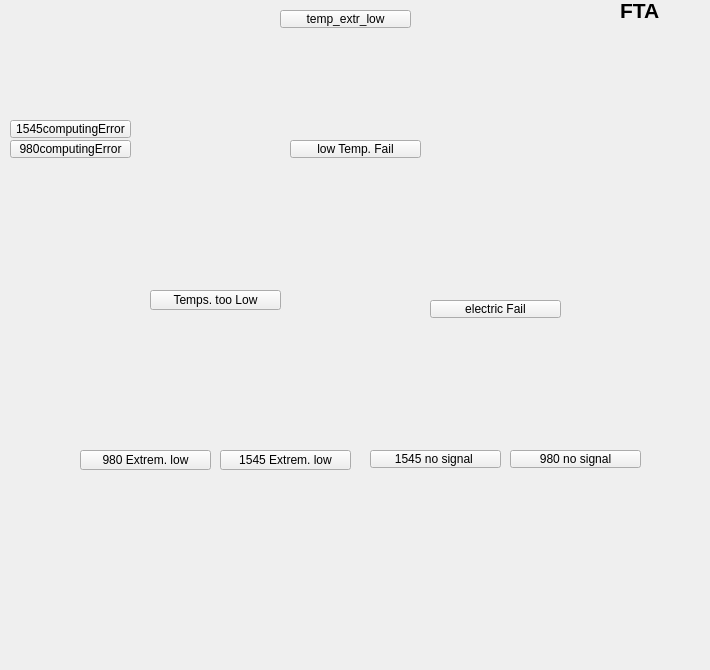
    <widget class="QWidget" name="tab_2">
     <attribute name="title">
      <string>FTA_No_1_Temp</string>
     </attribute>
     <widget class="QLabel" name="dibujo">
      <property name="geometry">
       <rect>
        <x>10</x>
        <y>0</y>
        <width>661</width>
        <height>661</height>
       </rect>
      </property>
      <property name="text">
       <string/>
      </property>
      <property name="pixmap">
       <pixmap resource="fta_temp_1.qrc">:/FaultTreeDiagramLowTemp.jpg</pixmap>
      </property>
     </widget>
     <widget class="QPushButton" name="fta1">
      <property name="geometry">
       <rect>
        <x>280</x>
        <y>10</y>
        <width>131</width>
        <height>18</height>
       </rect>
      </property>
      <property name="sizePolicy">
       <sizepolicy hsizetype="Ignored" vsizetype="Fixed">
        <horstretch>0</horstretch>
        <verstretch>0</verstretch>
       </sizepolicy>
      </property>
      <property name="text">
       <string>temp_extr_low</string>
      </property>
     </widget>
     <widget class="QPushButton" name="fta1_1">
      <property name="geometry">
       <rect>
        <x>10</x>
        <y>140</y>
        <width>121</width>
        <height>18</height>
       </rect>
      </property>
      <property name="text">
       <string>980computingError</string>
      </property>
     </widget>
     <widget class="QPushButton" name="fta1_2">
      <property name="geometry">
       <rect>
        <x>290</x>
        <y>140</y>
        <width>131</width>
        <height>18</height>
       </rect>
      </property>
      <property name="text">
       <string>low Temp. Fail</string>
      </property>
     </widget>
     <widget class="QPushButton" name="fta1_3">
      <property name="geometry">
       <rect>
        <x>150</x>
        <y>290</y>
        <width>131</width>
        <height>20</height>
       </rect>
      </property>
      <property name="text">
       <string>Temps. too Low</string>
      </property>
     </widget>
     <widget class="QPushButton" name="fta1_4">
      <property name="geometry">
       <rect>
        <x>430</x>
        <y>300</y>
        <width>131</width>
        <height>18</height>
       </rect>
      </property>
      <property name="text">
       <string>electric Fail</string>
      </property>
     </widget>
     <widget class="QPushButton" name="fta1_5">
      <property name="geometry">
       <rect>
        <x>80</x>
        <y>450</y>
        <width>131</width>
        <height>20</height>
       </rect>
      </property>
      <property name="text">
       <string>980 Extrem. low</string>
      </property>
     </widget>
     <widget class="QPushButton" name="fta1_8">
      <property name="geometry">
       <rect>
        <x>510</x>
        <y>450</y>
        <width>131</width>
        <height>18</height>
       </rect>
      </property>
      <property name="text">
       <string>980 no signal</string>
      </property>
     </widget>
     <widget class="QPushButton" name="fta1_7">
      <property name="geometry">
       <rect>
        <x>370</x>
        <y>450</y>
        <width>131</width>
        <height>18</height>
       </rect>
      </property>
      <property name="text">
       <string>1545 no signal </string>
      </property>
     </widget>
     <widget class="QPushButton" name="fta1_6">
      <property name="geometry">
       <rect>
        <x>220</x>
        <y>450</y>
        <width>131</width>
        <height>20</height>
       </rect>
      </property>
      <property name="text">
       <string>1545 Extrem. low</string>
      </property>
     </widget>
     <widget class="QPushButton" name="fta1_1_1">
      <property name="geometry">
       <rect>
        <x>10</x>
        <y>120</y>
        <width>121</width>
        <height>18</height>
       </rect>
      </property>
      <property name="text">
       <string>1545computingError</string>
      </property>
     </widget>
     <widget class="QLabel" name="label_18">
      <property name="geometry">
       <rect>
        <x>620</x>
        <y>0</y>
        <width>81</width>
        <height>21</height>
       </rect>
      </property>
      <property name="font">
       <font>
        <pointsize>16</pointsize>
        <bold>true</bold>
       </font>
      </property>
      <property name="styleSheet">
       <string notr="true"/>
      </property>
      <property name="text">
       <string>FTA</string>
      </property>
     </widget>
    </widget>
